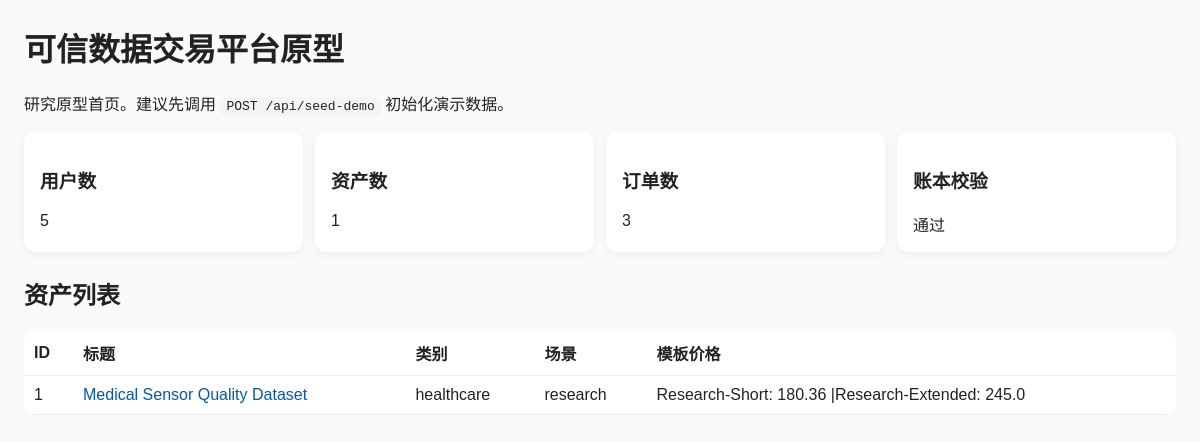
The page / on the database its author committed.
### tables this page shows
CREATE TABLE assets (
            id INTEGER PRIMARY KEY AUTOINCREMENT,
            seller_id INTEGER NOT NULL,
            title TEXT NOT NULL,
            category TEXT NOT NULL,
            description TEXT,
            scenario TEXT NOT NULL,
            quality_json TEXT NOT NULL,
            trust_score REAL NOT NULL,
            encrypted_path TEXT NOT NULL,
            plain_preview TEXT,
            file_hash TEXT NOT NULL,
            required_attrs TEXT NOT NULL,
            metadata_json TEXT NOT NULL,
            created_at TEXT DEFAULT CURRENT_TIMESTAMP,
            FOREIGN KEY(seller_id) REFERENCES users(id)
        );

### app/main.py (the view)
@app.get('/', response_class=HTMLResponse)
def home(request: Request):
    data = dashboard()
    assets = list_assets()[:6]
    return templates.TemplateResponse('dashboard.html', {'request': request, 'stats': data, 'assets': assets})

### app/templates/dashboard.html (shortened to what this page needs)
<!DOCTYPE html>
<html lang="zh-CN">
<head>
</head>
<body>
  <h1>可信数据交易平台原型</h1>
  <p>研究原型首页。建议先调用 <code>POST /api/seed-demo</code> 初始化演示数据。</p>
  <div class="grid">
    <div class="card"><h3>用户数</h3><div>{{ stats.users }}</div></div>
    <div class="card"><h3>资产数</h3><div>{{ stats.assets }}</div></div>
    <div class="card"><h3>订单数</h3><div>{{ stats.orders }}</div></div>
    <div class="card"><h3>账本校验</h3><div>{{ '通过' if stats.chain.ok else '失败' }}</div></div>
  </div>
  <h2>资产列表</h2>
  <table>
    <thead>
      <tr><th>ID</th><th>标题</th><th>类别</th><th>场景</th><th>模板价格</th></tr>
    </thead>
    <tbody>
      {% for asset in assets %}
      <tr>
        <td>{{ asset.id }}</td>
        <td><a href="/assets/{{ asset.id }}">{{ asset.title }}</a></td>
        <td>{{ asset.category }}</td>
        <td>{{ asset.scenario }}</td>
        <td>{% for t in asset.templates %}{{ t.name }}: {{ t.price }} {% if not loop.last %}|{% endif %}{% endfor %}</td>
      </tr>
      {% endfor %}
    </tbody>
  </table>
</body>
</html>

### app/templates/dashboard.html (style rules this page uses)
body { font-family: Arial, sans-serif; margin: 24px; background: #fafafa; color: #222; }
.grid { display: grid; grid-template-columns: repeat(4, 1fr); gap: 12px; margin-bottom: 24px; }
.card { background: white; padding: 16px; border-radius: 12px; box-shadow: 0 2px 10px rgba(0,0,0,.06); }
table { width: 100%; border-collapse: collapse; background: white; border-radius: 12px; overflow: hidden; }
th, td { padding: 10px; border-bottom: 1px solid #eee; text-align: left; }
a { color: #0057b8; text-decoration: none; }
code { background: #f4f4f4; padding: 2px 6px; border-radius: 6px; }

### rows shown on the page
assets: id "1", title "Medical Sensor Quality Dataset", category "healthcare", scenario "research"

### other values the page prints
{{ stats.users }} "5"
{{ stats.assets }} "1"
{{ stats.orders }} "3"
{{ '通过' if stats.chain.ok else '失败' }} "通过"
{{ t.name }} "Research-Short"
{{ t.price }} "180.36"
{{ t.name }} "Research-Extended"
{{ t.price }} "245.0"
